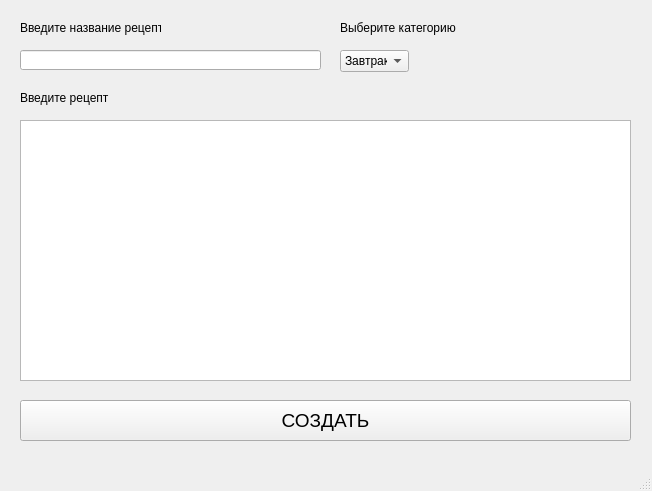
<?xml version="1.0" encoding="UTF-8"?>
<ui version="4.0">
 <class>MainWindow</class>
 <widget class="QMainWindow" name="MainWindow">
  <property name="geometry">
   <rect>
    <x>0</x>
    <y>0</y>
    <width>652</width>
    <height>491</height>
   </rect>
  </property>
  <property name="windowTitle">
   <string>MainWindow</string>
  </property>
  <widget class="QWidget" name="centralwidget">
   <widget class="QLineEdit" name="nameEdit">
    <property name="geometry">
     <rect>
      <x>20</x>
      <y>50</y>
      <width>301</width>
      <height>20</height>
     </rect>
    </property>
   </widget>
   <widget class="QLabel" name="label">
    <property name="geometry">
     <rect>
      <x>20</x>
      <y>20</y>
      <width>141</width>
      <height>16</height>
     </rect>
    </property>
    <property name="text">
     <string>Введите название рецепта</string>
    </property>
   </widget>
   <widget class="QLabel" name="label_2">
    <property name="geometry">
     <rect>
      <x>20</x>
      <y>90</y>
      <width>91</width>
      <height>16</height>
     </rect>
    </property>
    <property name="text">
     <string>Введите рецепт</string>
    </property>
   </widget>
   <widget class="QTextEdit" name="receptEdit">
    <property name="geometry">
     <rect>
      <x>20</x>
      <y>120</y>
      <width>611</width>
      <height>261</height>
     </rect>
    </property>
   </widget>
   <widget class="QComboBox" name="categoryBox">
    <property name="geometry">
     <rect>
      <x>340</x>
      <y>50</y>
      <width>69</width>
      <height>22</height>
     </rect>
    </property>
    <item>
     <property name="text">
      <string>Завтрак</string>
     </property>
    </item>
    <item>
     <property name="text">
      <string>Обед</string>
     </property>
    </item>
    <item>
     <property name="text">
      <string>Ужин</string>
     </property>
    </item>
    <item>
     <property name="text">
      <string>Салаты</string>
     </property>
    </item>
    <item>
     <property name="text">
      <string>Десерты</string>
     </property>
    </item>
    <item>
     <property name="text">
      <string>Напитки</string>
     </property>
    </item>
   </widget>
   <widget class="QLabel" name="label_3">
    <property name="geometry">
     <rect>
      <x>340</x>
      <y>20</y>
      <width>121</width>
      <height>16</height>
     </rect>
    </property>
    <property name="text">
     <string>Выберите категорию</string>
    </property>
   </widget>
   <widget class="QPushButton" name="createButton">
    <property name="geometry">
     <rect>
      <x>20</x>
      <y>400</y>
      <width>611</width>
      <height>41</height>
     </rect>
    </property>
    <property name="font">
     <font>
      <pointsize>14</pointsize>
     </font>
    </property>
    <property name="text">
     <string>СОЗДАТЬ</string>
    </property>
   </widget>
  </widget>
  <widget class="QMenuBar" name="menubar">
   <property name="geometry">
    <rect>
     <x>0</x>
     <y>0</y>
     <width>652</width>
     <height>21</height>
    </rect>
   </property>
  </widget>
  <widget class="QStatusBar" name="statusbar">
   <property name="font">
    <font>
     <pointsize>12</pointsize>
     <weight>50</weight>
     <bold>false</bold>
    </font>
   </property>
  </widget>
 </widget>
 <resources/>
 <connections/>
</ui>
